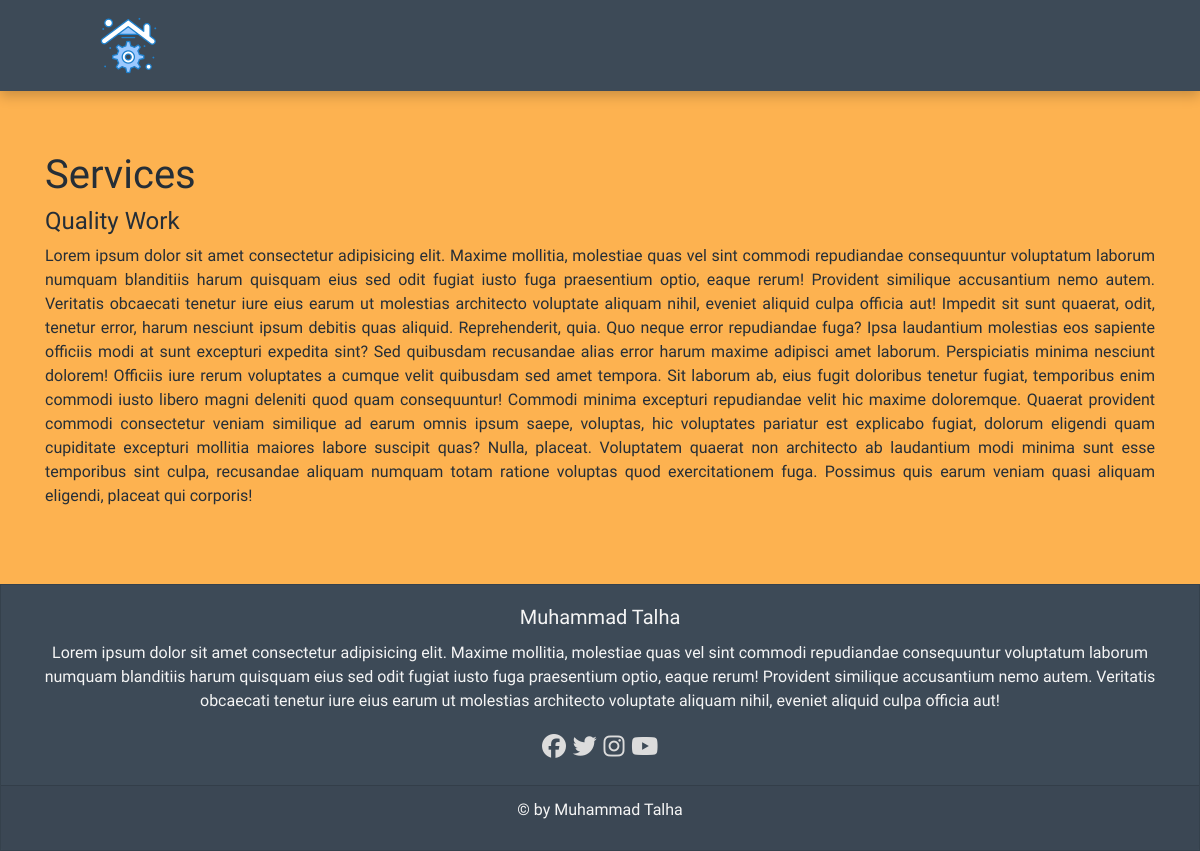
/services, run on the app's committed database.
### core/models.py (models this page shows, shortened)
class Main(models.Model):
    name = models.CharField(max_length=200, blank=True, null=True)
    text1 = models.CharField(max_length=200, blank=True, null=True)
    text2 = models.CharField(max_length=200, blank=True, null=True)
    text3 = models.CharField(max_length=200, blank=True, null=True)
    text4 = models.CharField(max_length=200, blank=True, null=True)
    homeimage = models.ImageField(blank=True, null=True)
    image1 = models.ImageField(blank=True, null=True)
    link = models.URLField(max_length=200, blank=True, null=True)
    button1 = models.CharField(max_length=200, blank=True, null=True)
    link1 = models.URLField(max_length=200, blank=True, null=True)
    button2 = models.CharField(max_length=200, blank=True, null=True)
    link2 = models.URLField(max_length=200, blank=True, null=True)

class Heading(models.Model):
    name = models.CharField(max_length=200, blank=True, null=True)
    text1 = models.CharField(max_length=200, blank=True, null=True)
    image = models.ImageField(blank=True, null=True)
    desc1 = models.TextField(blank=True, null=True)
    desc2 = models.TextField(blank=True, null=True)
    button1 = models.CharField(max_length=200, blank=True, null=True)
    link1 = models.URLField(max_length=200, blank=True, null=True)
    button2 = models.CharField(max_length=200, blank=True, null=True)
    link2 = models.URLField(max_length=200, blank=True, null=True)

class Footer(models.Model):
    name = models.CharField(max_length=200, blank=True, null=True)
    paragraph = models.TextField(blank=True, null=True)
    copyright = models.CharField(max_length=200, blank=True, null=True)

### core/views.py (the view)
# urls.py: path("services", views.services, name="services"),
def services(request):
    servicing = Service.objects.all().order_by('id')
    paginator = Paginator(servicing, 20)
    page = request.GET.get('page', 1)
    services = paginator.get_page(page)
    context = {
        'links': Link.objects.all(),
        'main': Main.objects.get(id=1),
        'servic': Heading.objects.get(id=2),
        'services': services,
        'footer': Footer.objects.get(id=1)
    }
    return render(request, "services.html", context)

### core/templates/services.html (shortened to what this page needs)
{% extends 'layout.html' %}
{% block content %}
    <div class="container">
        <section>
            <div class="d-flex flex-column mt-5">
                <h1>{{ servic.name }}</h1>
                <h4>{{ servic.text1 }}</h4>
                <p>{{ servic.desc1 }}</p>
            </div>
        </section>
    </div>
{% endblock %}

### core/templates/layout.html (shortened to what this page needs)
<!DOCTYPE html>
{% load static %}
<html lang="en">
<head>
    <link rel="stylesheet" href="https://stackpath.bootstrapcdn.com/bootstrap/4.4.1/css/bootstrap.min.css">
    <link rel="stylesheet" href="{% static 'style.css'%}">
    <link rel="stylesheet" href="https://cdnjs.cloudflare.com/ajax/libs/font-awesome/4.7.0/css/font-awesome.min.css">
</head>
<body>
    <nav class="navbar navbar-expand-lg">
        <a href="{{ main.link }}">
            <img class="navbar-brand" src="{{ main.homeimage.url }}" onclick="window.location.href=''" alt="">
        </a>
    </nav>
    {% block content %}
    {% endblock %}
    <footer>
        <div class="card text-center" style="border-radius: 0;">
            <div class="card-body">
                <h5 class="card-title">{{ footer.name }}</h5>
                <p style="text-align: center;" class="card-text">{{ footer.paragraph }}</p>
                <div style="font-size: x-large;" class="social-icons">
                    <a href="#"><i class="fab fa-facebook-f"></i></a>
                    <a href="#"><i class="fab fa-twitter"></i></a>
                    <a href="#"><i class="fab fa-instagram"></i></a>
                    <a href="#"><i class="fab fa-youtube"></i></a>
                </div>
            </div>
            <div class="card-footer text-muted">
                <p style="text-align: center;" class="copyright">&copy; by {{ footer.copyright }}</p>
            </div>
        </div>
    </footer>
</body>
</html>

### static/style.css (style rules this page uses)
* { box-sizing: border-box; }
body { background-color:rgb(253, 178, 80); margin:0px; padding:0px; }
nav img { cursor: pointer; }
.navbar { background-color:rgb(61, 74, 87); padding: .5rem 6rem; width: 100%; box-shadow:0px 5px 12px rgba(0,0,0,0.2); }
a { color: Gainsboro; text-align: center; }
.card { background-color: rgb(61, 74, 87); }
h1, h4, p { color: rgb(37, 46, 55); }
.card h5, .card h4, .card p { color: whitesmoke; }
.container { margin: 5% auto; }
p { text-align: justify; text-justify: inter-word; }
h1 { font-family: 'Lily Script One', cursive; }
h4, h5 { font-family: 'Elsie', cursive; }
p, button { font-family: 'Philosopher', sans-serif; }

### data on the page
Main: homeimage (picture)
Heading: name "Services", text1 "Quality Work", desc1 "Lorem ipsum dolor sit amet consectetur adipisicing elit. Maxime mollitia, molestiae quas vel sint commodi repudiandae consequuntur voluptatum laborum numquam blanditiis harum quisquam eius sed odit fugiat iusto fuga praesentium optio, eaque rerum! Provident similique accusantium nemo autem. Veritatis obcaecati tenetur iure eius earum ut molestias architecto voluptate aliquam nihil, eveniet aliquid culpa officia aut! Impedit sit sunt quaerat, odit, tenetur error, harum nesciunt ipsum debitis quas aliquid. Reprehenderit, quia. Quo neque error repudiandae fuga? Ipsa laudantium molestias eos sapiente officiis modi at sunt excepturi expedita sint? Sed quibusdam recusandae alias error harum…"
Footer: name "Muhammad Talha", paragraph "Lorem ipsum dolor sit amet consectetur adipisicing elit. Maxime mollitia, molestiae quas vel sint commodi repudiandae consequuntur voluptatum laborum numquam blanditiis harum quisquam eius sed odit fugiat iusto fuga praesentium optio, eaque rerum! Provident similique accusantium nemo autem. Veritatis obcaecati tenetur iure eius earum ut molestias architecto voluptate aliquam nihil, eveniet aliquid culpa officia aut!", copyright "Muhammad Talha"
